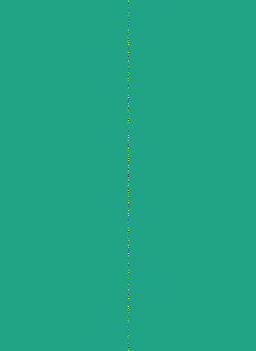

Recreate this plot in Python.
#!/usr/bin/env python3

import numpy as np
import xarray as xr
import zarr as zr
import matplotlib.pyplot as plt
import dask.array as da
from dask.distributed import Client, progress, LocalCluster

# Speed of light
c = 299792458
# Size of image in pixels
image_size = 2048 
# Size of image on sky, directional cosines
theta = 0.0125
# Dataset path
dataset_path = "./example_simulation.zarr"
# Output image name
image_name = "dask_test.png"


def grid_visibilities_dataset(uvws, visss, frequencies):
    grid = da.zeros((image_size, image_size), dtype=complex)
    # Calculate positions in wavelengths
    iu = (theta * uvws[:, :, 0] * frequencies[:, None] / c).round().astype(int)
    iv = (theta * uvws[:, :, 1] * frequencies[:, None] / c).round().astype(int)
    # Calculate global positions
    iu_global = iu + image_size // 2
    iv_global = iv + image_size // 2
    # Mask for valid positions
    mask = (iu_global >= 0) & (iu_global < image_size) & (iv_global >= 0) & (iv_global < image_size)
    # Transpose visss to match the shape of the mask
    # visss_transposed = visss.transpose(0, 2, 1)
    # Apply mask and accumulate visibility
    grid = da.map_blocks(lambda vis: np.where(mask, np.real(vis), 0), visss, dtype=grid.dtype)

    return grid


if __name__ == "__main__":
    cluster = LocalCluster()
    client = Client(cluster)

    # Open the Zarr dataset using Dask
    dataset = xr.open_zarr(dataset_path)
    dataset = dataset.isel(time=slice(0, 1))

    uvws = dataset.UVW.values
    visss = dataset.VISIBILITY.values
    frequencies = dataset.frequency.values

    grid = grid_visibilities_dataset(uvws, visss, frequencies)

    # Compute the result
    grid = grid.sum(axis=0).compute()

    # Perform inverse Fourier transform and get the real part of the result
    image = np.fft.fftshift(np.fft.ifft2(np.fft.ifftshift(grid))).real

    # Plot and save the image
    plt.figure(figsize=(16, 16))
    plt.imsave(image_name, image)

    client.close()
    cluster.close()

